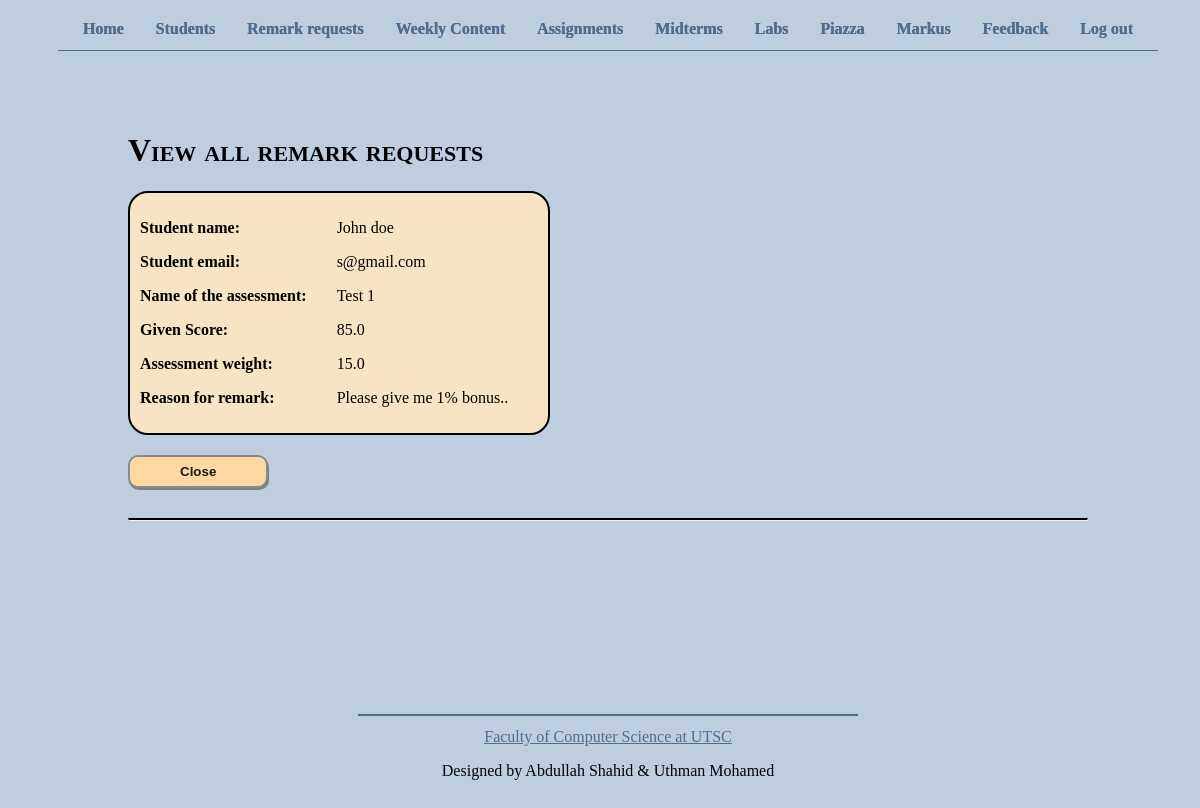
/view/remark_requests (signed in), run on the app's committed database.
### app.py (models this page shows, shortened)
class RemarkRequest(db.Model):
    __tablename__ = 'RemarkRequest'
    id = db.Column(db.Integer, primary_key = True)
    grade_id = db.Column(db.Integer, db.ForeignKey('Grade.id'), nullable = False)
    details = db.Column(db.Text())
    closed = db.Column(db.Integer, default=0)

class User(db.Model):
    __tablename__ = 'User'
    id = db.Column(db.Integer, primary_key = True)
    type = db.Column(db.String(30), nullable = False, default='student')
    username = db.Column(db.String(30), unique = True, nullable = False)
    email = db.Column(db.String(100), unique = True, nullable = False)
    password = db.Column(db.String(100), nullable = False)
    name = db.Column(db.String(30), nullable = False)
    grades = db.relationship('Grade', backref='author', lazy = True) # Student has grades
    feedback = db.relationship('Feedback', backref='author', lazy = True) # Instructor has feedback

class Grade(db.Model):
    __tablename__ = 'Grade'
    id = db.Column(db.Integer, primary_key = True)
    user_id = db.Column(db.Integer, db.ForeignKey('User.id'), nullable = False)
    ass_name = db.Column(db.String(30), nullable = False)
    score = db.Column(db.Float, nullable = False)
    weight = db.Column(db.Float, nullable = False)

### app.py (the view)
@app.route('/view/remark_requests')
def view_remark_requests():
    if 'username' not in session:
        return redirect(url_for('login'))
    if session['is_student']:
        return redirect(url_for('view_grades'))
    requests = RemarkRequest.query.all()
    grades = []
    students = []
    for request in requests:
        grade = Grade.query.filter_by(id = request.grade_id).first()
        grades.append(grade)
        student = User.query.filter_by(id = grade.user_id).first()
        students.append(student)
    page_name = 'view_remark_requests'
    return render_template('view_remark_requests.html',
                           page_name=page_name,
                           requests=requests,
                           grades=grades,
                           students=students)

### templates/view_remark_requests.html
{% extends "template.html" %}
{% block content %}
{% if session.username %}
<h1>View all remark requests</h1>
{% if requests %}
    {% for request in requests %}
        <section class="card {% if request.closed == 1 %} gray-text {% endif %}">
            <div class="titles">
                <p>Student name:</p>
                <p>Student email: </p>
                <p>Name of the assessment:</p>
                <p>Given Score:</p>
                <p>Assessment weight:</p>
                <p>Reason for remark: </p>
            </div>
            <div>
                <p>{{students[loop.index0].name}}</p>
                <p>{{students[loop.index0].email}}</p>
                <p>{{grades[loop.index0].ass_name}} </p>
                <p>{{grades[loop.index0].score}}</p>
                <p>{{grades[loop.index0].weight}}</p>
                <p>{{request.details}}</p>
            </div>
        </section>
        {% if request.closed == 0 %}
            <form class="forBtn" action="/close_request/{{request.id}}" method="post">
                <button type="submit">Close</button>
            </form>
        {% else %}
            <p>Closed</p>
        {% endif %}
            <hr>
    {% endfor %}
{% else %}
<p>There are no remark requests! Hurray!</p>
{% endif %}
{%endif%}
{% endblock %}

### static/css/template.css (style rules this page uses)
* { box-sizing: border-box; }
html, body { height: 100%; width: 100%; font-family: 'Georgia', 'Times New Roman', Times, serif; background-color: rgb(191, 206, 223); }
body { display: flex; flex-direction: column; align-items: center; text-align: center; }
h1 { font-variant: small-caps ; }
button { font-weight: bold; text-decoration: unset; appearance: button; color: rgb(27, 27, 27); border-radius: 10px; background-color: rgb(253, 216, 160); border: 2px solid rgb(138, 138, 138); box-shadow: 1px 2px grey; cursor: default; padding: 7px 50px; margin-top: 30px; }
form > button { margin-top: 0px; }
form.forBtn { margin-top: 20px; }
section.card { display: flex; padding: 10px; border-radius: 20px; width: fit-content; background-color: rgb(248, 227, 196); border: 2px solid black; }
section.card > div { margin-right: 30px; }
section.card > div.titles { font-weight: bold; }
hr { margin: 30px 0; border-top: 2px solid black; }

### data on the page
RemarkRequest: details "Please give me 1% bonus.."
User: name "John doe", email "s@gmail.com"
Grade: ass_name "Test 1", score "85.0", weight "15.0"
